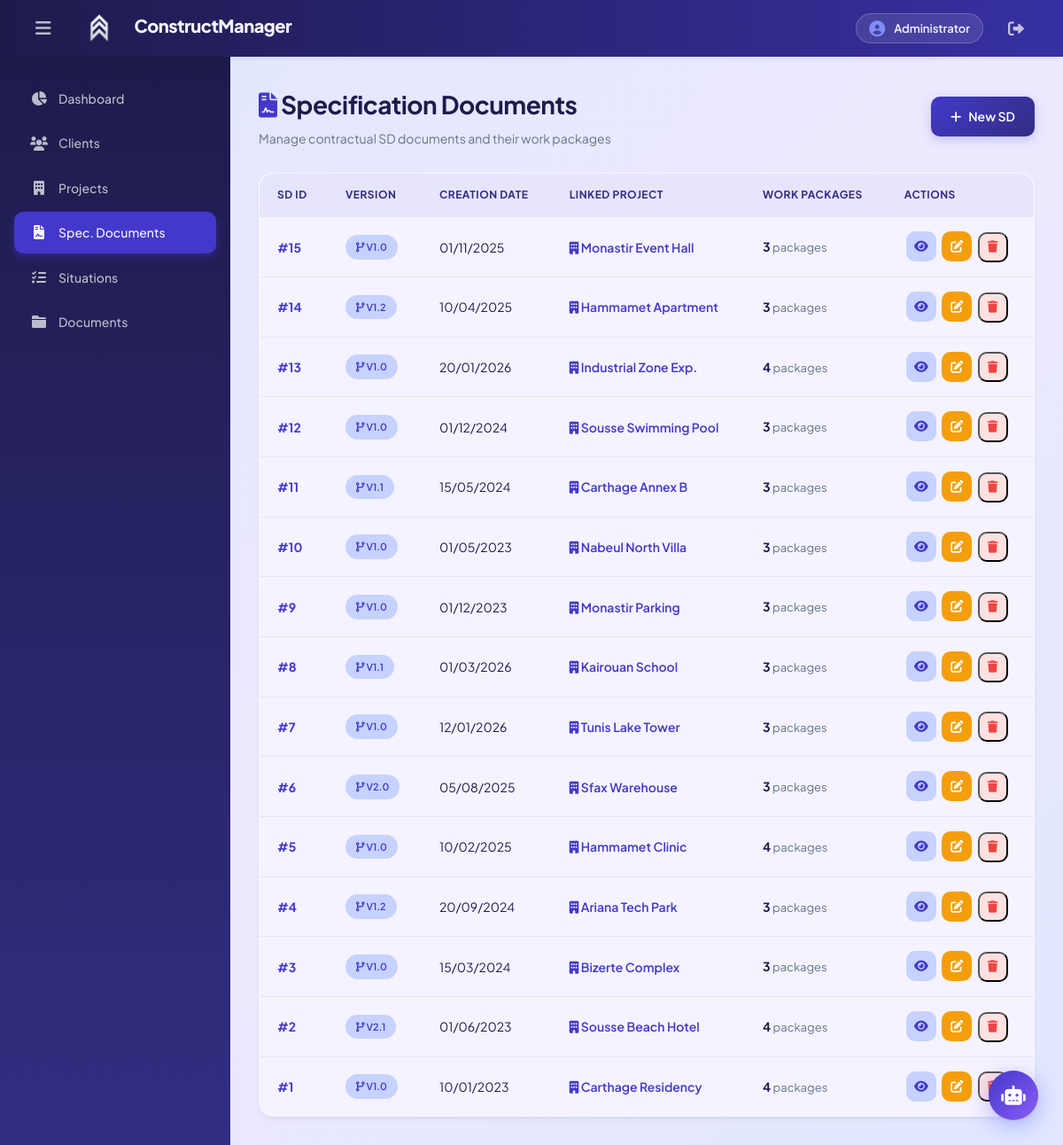
/index.php?controller=sd&action=index (signed in), run on the app's committed database.
### tables this page shows
CREATE TABLE Project (
    Project_id INT NOT NULL,
    Client_id INT NOT NULL,
    SD_id INT,
    Project_name VARCHAR(20),
    Budget DECIMAL(10,3),
    Project_start_date DATE,
    Project_expected_end_date DATE,
    PRIMARY KEY (Project_id),
    FOREIGN KEY (Client_id) REFERENCES Client(Client_id),
    FOREIGN KEY (SD_id) REFERENCES SD(SD_id)
);

CREATE TABLE SD (
    SD_id INT NOT NULL,
    date_creation DATE,
    Version VARCHAR(20),
    PRIMARY KEY (SD_id)
);

### controllers/SDController.php (called while the page is built, shortened)
<?php
require_once 'models/SD.php';
class SDController {
    private $sd;
    public function __construct() {
        $database = new Database();
        $this->db   = $database->getConnection();
        $this->sd   = new SD($this->db);
    }
    public function index() {
        $stmt = $this->sd->read();
        $sds  = $stmt->fetchAll(PDO::FETCH_ASSOC);
        include 'views/sd-list.php';
    }
}
?>

### config/database.php (called while the page is built, shortened)
<?php
class Database {
    private $host = "localhost";
    private $db_name = "construction_management";
    private $username = "root";
    private $password = "";
    public function getConnection() {
        $this->conn = null;
        try {
            $this->conn = new PDO("mysql:host=" . $this->host . ";dbname=" . $this->db_name,
                                  $this->username, $this->password);
            $this->conn->setAttribute(PDO::ATTR_ERRMODE, PDO::ERRMODE_EXCEPTION);
            $this->conn->exec("set names utf8");
        } catch(PDOException $exception) {
            echo "Connection error: " . $exception->getMessage();
        }
        return $this->conn;
    }
}
?>

### models/SD.php (called while the page is built, shortened)
<?php
class SD {
    private $conn;
    private $table_name = "SD";
    public function __construct($db) {
        $this->conn = $db;
    }
    public function read() {
        $query = "SELECT s.*, p.Project_id, p.Project_name,
                         (SELECT COUNT(*) FROM Work_P wp WHERE wp.SD_id = s.SD_id) as work_count
                  FROM " . $this->table_name . " s
                  LEFT JOIN Project p ON p.SD_id = s.SD_id
                  ORDER BY s.SD_id DESC";
        $stmt = $this->conn->prepare($query);
        $stmt->execute();
        return $stmt;
    }
}
?>

### views/sd-list.php (the view, shortened to what this page needs)
<?php
require_once 'views/layout/header.php';
require_once 'views/layout/sidebar.php';
?>
<div class="page-container">
    <div class="page-header">
        <div>
            <h2><i class="fas fa-file-contract" style="color:var(--primary)"></i> Specification Documents</h2>
            <p style="color:var(--gray);margin-top:4px;font-size:14px">Manage contractual SD documents and their work packages</p>
        </div>
        <div class="header-actions">
            <a href="index.php?controller=sd&action=create" class="btn btn-primary">
                <i class="fas fa-plus"></i> New SD
            </a>
        </div>
    </div>
    <div class="content-card">
        <div class="table-responsive">
            <table class="data-table">
                <thead>
                    <tr>
                        <th>SD ID</th>
                        <th>Version</th>
                        <th>Creation Date</th>
                        <th>Linked Project</th>
                        <th>Work Packages</th>
                        <th>Actions</th>
                    </tr>
                </thead>
                <tbody>
                <?php if(empty($sds)): ?>
                    <tr><td colspan="6" style="text-align:center;color:var(--gray);padding:40px">No specification documents found.</td></tr>
                <?php else: foreach($sds as $sd): ?>
                    <tr>
                        <td><span style="font-weight:700;color:var(--primary)">#<?php echo $sd['SD_id']; ?></span></td>
                        <td>
                            <span class="badge bg-primary-light">
                                <i class="fas fa-code-branch"></i> <?php echo htmlspecialchars($sd['Version']); ?>
                            </span>
                        </td>
                        <td><?php echo $sd['date_creation'] ? date('d/m/Y', strtotime($sd['date_creation'])) : '—'; ?></td>
                        <td>
                            <?php if($sd['Project_id']): ?>
                                <a href="index.php?controller=project&action=view&id=<?php echo $sd['Project_id']; ?>"
                                   style="color:var(--primary);font-weight:600;text-decoration:none">
                                    <i class="fas fa-building"></i> <?php echo htmlspecialchars($sd['Project_name']); ?>
                                </a>
                            <?php else: ?>
                                <span style="color:var(--gray);font-style:italic">Not assigned</span>
                            <?php endif; ?>
                        </td>
                        <td>
                            <span style="font-weight:700"><?php echo $sd['work_count']; ?></span>
                            <span style="color:var(--gray);font-size:13px"> packages</span>
                        </td>
                        <td class="actions-cell">
                            <a href="index.php?controller=sd&action=view&id=<?php echo $sd['SD_id']; ?>" class="btn-icon" title="View"><i class="fas fa-eye"></i></a>
                            <a href="index.php?controller=sd&action=edit&id=<?php echo $sd['SD_id']; ?>" class="btn-icon" title="Edit" style="background:var(--warning);color:#fff"><i class="fas fa-edit"></i></a>
                            <button onclick="confirmDelete(<?php echo $sd['SD_id']; ?>, 'SD #<?php echo $sd['SD_id']; ?> (<?php echo htmlspecialchars(addslashes($sd['Version'])); ?>)')" class="btn-icon" style="background:#fee2e2;color:var(--danger)" title="Delete"><i class="fas fa-trash"></i></button>
                        </td>
                    </tr>
                <?php endforeach; endif; ?>
                </tbody>
            </table>
        </div>
    </div>
</div>
<?php require_once 'views/layout/footer.php'; ?>

### assets/css/style.css (style rules this page uses)
:root { --primary: #4338ca; --primary-dark: #312e81; --primary-light: #c7d2fe; --secondary: #6366f1; --accent: #06b6d4; --success: #10b981; --warning: #f59e0b; --danger: #ef4444; --info: #0ea5e9; --dark: #1e1b4b; --dark-secondary: #312e81; --dark-tertiary: #3730a3; --gray: #64748b; --gray-light: #94a3b8; --gray-lighter: #e2e8f0; --light: #eef2ff; --white: #f5f3ff; --glass: rgba(239, 238, 255, 0.9); --glass-dark: rgba(30, 27, 75, 0.95); --sidebar-width: 260px; --header-height: 64px; --radius: 16px; --radius-sm: 10px; --shadow: 0 4px 6px -1px rgba(0, 0, 0, 0.05), 0 2px 4px -1px rgba(0, 0, 0, 0.03); --shadow-lg: 0 20px 25px -5px rgba(0, 0, 0, 0.1), 0 10px 10px -5px rgba(0, 0, 0, 0.04); --transition: all 0.3s cubic-bezier(0.4, 0, 0.2, 1); }
* { margin: 0; padding: 0; box-sizing: border-box; }
body { font-family: 'Plus Jakarta Sans', sans-serif; background: linear-gradient(135deg, #e0e7ff 0%, #ede9fe 50%, #e0e7ff 100%); color: var(--dark); line-height: 1.6; -webkit-font-smoothing: antialiased; }
.dashboard-container, .page-container { max-width: 1400px; margin: 0 auto; }
.page-header { display: flex; align-items: center; justify-content: space-between; margin-bottom: 28px; }
.page-header h2 { font-size: 28px; font-weight: 700; color: var(--dark); letter-spacing: -0.5px; }
.page-header > div p { color: var(--gray); font-size: 14px; margin-top: 4px; }
.header-actions { display: flex; gap: 10px; }
.content-card, .detail-card { background: var(--white); border-radius: var(--radius); box-shadow: var(--shadow); overflow: hidden; border: 1px solid rgba(255,255,255,0.5); }
.table-responsive { overflow-x: auto; border-radius: var(--radius); }
.data-table { width: 100%; border-collapse: collapse; }
.data-table thead { background: linear-gradient(135deg, rgba(99, 102, 241, 0.1), rgba(139, 92, 246, 0.1)); }
.data-table th { padding: 14px 20px; text-align: left; font-weight: 700; color: var(--dark-secondary); font-size: 12px; text-transform: uppercase; letter-spacing: 0.5px; border-bottom: 2px solid var(--gray-lighter); white-space: nowrap; }
.data-table td { padding: 16px 20px; border-bottom: 1px solid var(--gray-lighter); font-size: 14px; color: var(--dark); }
.data-table tbody tr { transition: var(--transition); }
.data-table tbody tr:last-child td { border-bottom: none; }
.actions-cell { white-space: nowrap; }
.actions-cell .btn-icon { margin: 0 2px; }
.badge { padding: 5px 12px; border-radius: 20px; font-size: 11px; font-weight: 600; text-transform: uppercase; display: inline-block; }
.bg-primary-light { background: var(--primary-light); color: var(--primary); }
.btn-icon { display: inline-flex; align-items: center; justify-content: center; width: 34px; height: 34px; border-radius: 10px; color: var(--primary); text-decoration: none; transition: var(--transition); background: var(--primary-light); }
.btn { padding: 11px 22px; border: none; border-radius: 10px; font-size: 14px; font-weight: 600; cursor: pointer; transition: var(--transition); display: inline-flex; align-items: center; gap: 8px; text-decoration: none; font-family: 'Plus Jakarta Sans', sans-serif; }
.btn-primary { background: linear-gradient(135deg, var(--primary), var(--primary-dark)); color: white; box-shadow: 0 4px 12px rgba(99, 102, 241, 0.3); }
:root { --sidebar-collapsed-width: 64px; }

### data on the page
project: SD.SD_id "15", SD.Version "V1.0", SD.date_creation "01/11/2025", Project_name "Monastir Event Hall", work_count "3"
project: SD.SD_id "14", SD.Version "V1.2", SD.date_creation "10/04/2025", Project_name "Hammamet Apartment", work_count "3"
project: SD.SD_id "13", SD.Version "V1.0", SD.date_creation "20/01/2026", Project_name "Industrial Zone Exp.", work_count "4"
project: SD.SD_id "12", SD.Version "V1.0", SD.date_creation "01/12/2024", Project_name "Sousse Swimming Pool", work_count "3"
project: SD.SD_id "11", SD.Version "V1.1", SD.date_creation "15/05/2024", Project_name "Carthage Annex B", work_count "3"
project: SD.SD_id "10", SD.Version "V1.0", SD.date_creation "01/05/2023", Project_name "Nabeul North Villa", work_count "3"
project: SD.SD_id "9", SD.Version "V1.0", SD.date_creation "01/12/2023", Project_name "Monastir Parking", work_count "3"
project: SD.SD_id "8", SD.Version "V1.1", SD.date_creation "01/03/2026", Project_name "Kairouan School", work_count "3"
project: SD.SD_id "7", SD.Version "V1.0", SD.date_creation "12/01/2026", Project_name "Tunis Lake Tower", work_count "3"
project: SD.SD_id "6", SD.Version "V2.0", SD.date_creation "05/08/2025", Project_name "Sfax Warehouse", work_count "3"
project: SD.SD_id "5", SD.Version "V1.0", SD.date_creation "10/02/2025", Project_name "Hammamet Clinic", work_count "4"
project: SD.SD_id "4", SD.Version "V1.2", SD.date_creation "20/09/2024", Project_name "Ariana Tech Park", work_count "3"
project: SD.SD_id "3", SD.Version "V1.0", SD.date_creation "15/03/2024", Project_name "Bizerte Complex", work_count "3"
project: SD.SD_id "2", SD.Version "V2.1", SD.date_creation "01/06/2023", Project_name "Sousse Beach Hotel", work_count "4"
project: SD.SD_id "1", SD.Version "V1.0", SD.date_creation "10/01/2023", Project_name "Carthage Residency", work_count "4"
